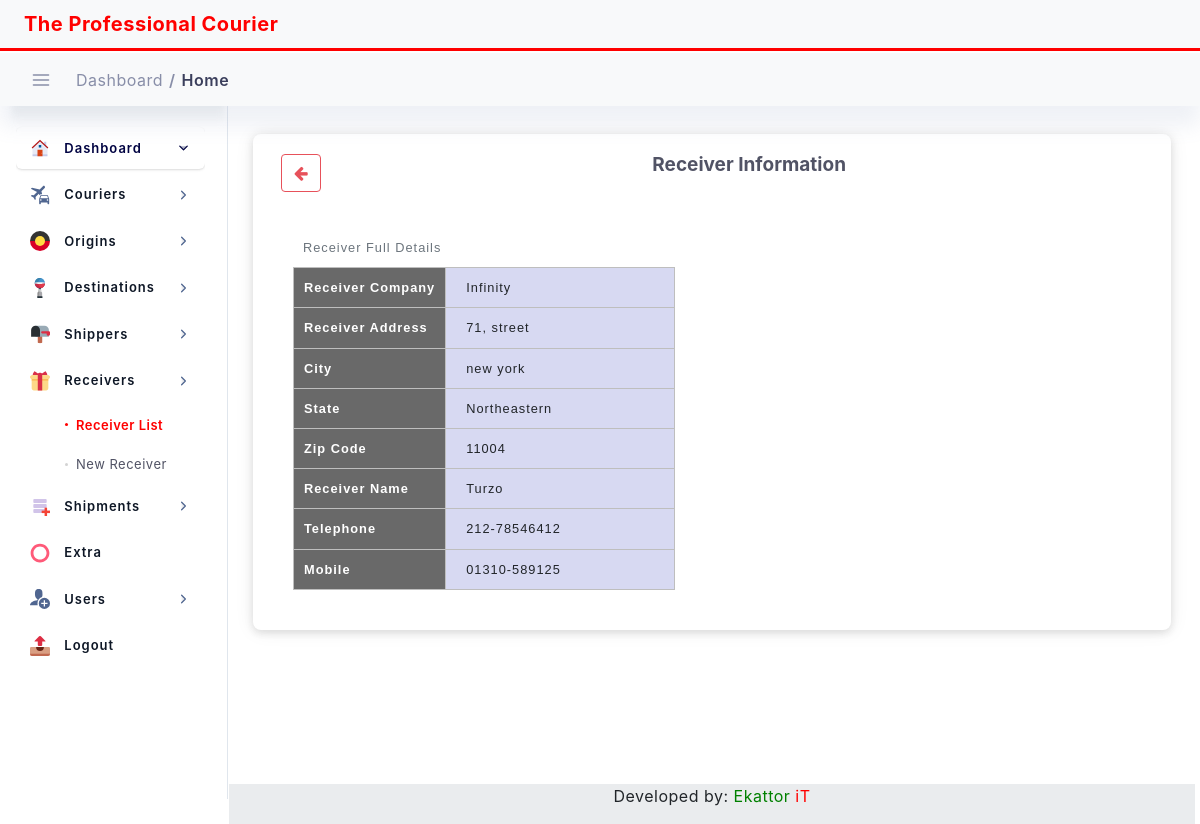
Page /transaction/detail-receiver/R-00001 on the committed database.
### transaction/models.py (models this page shows, shortened)
class Receiver(models.Model):
    created_at = models.DateTimeField(blank=True, null=True, auto_now_add=True)
    updated_at = models.DateTimeField(blank=True, null=True, auto_now=True)
    receiver_code = models.CharField(max_length=20, primary_key=True, default=receiver_code)
    receiver_company = models.CharField(max_length=100)
    receiver_address = models.CharField(max_length=200)
    city = models.CharField(max_length=100)
    state = models.CharField(max_length=100, blank=True, null=True)
    zip = models.CharField(max_length=100)
    receiver_name = models.CharField(max_length=100, blank=True, null=True)
    mobile = models.CharField(max_length=50, blank=True, null=True)
    telephone = models.CharField(max_length=100, blank=True, null=True)
    author = models.ForeignKey(User, on_delete=models.DO_NOTHING, )
    is_active = models.BooleanField(default=True)

### transaction/views.py (the view)
# urls.py: path('detail-receiver/<str:pk>', views.ReceiverDetailView.as_view(), name='detail_receiver'),
class ReceiverDetailView(DetailView):
    model = Receiver
    template_name = 'receiver_detail.html'
    context_object_name = 'receive'
    def get_context_data(self, **kwargs):
        context = super().get_context_data(**kwargs)
        context["title"] = "Receiver Information"
        context["nav_bar"] = "receiver_list"
        return context

### templates/receiver_detail.html (shortened to what this page needs)
{% extends "base.html" %}
{% load static %}
{% block content %}
{% load crispy_forms_tags %}
<div class="container p-4">
    <div class="row">
        <div class="col-lg-12 col-12 layout-spacing">
            <div class="statbox widget box box-shadow">
                <div class="widget-header">
                    <div class="row">
                        <div class="mb-3 col-md-1">
                            <a href="{% url 'all-receivers' %}">
                                <button class="btn btn-outline-danger" type="submit"><i class="fa fa-arrow-left"
                                                                                      aria-hidden="true"></i></button>
                            </a>
                        </div>
                        <div class="mb-3 col-md-11">
                            <center>
                                <h5>{{title}}</h5>
                            </center>
                        </div>
                    </div>
                </div>
                <div class="widget-content widget-content-area">
                    <table>
                        <caption>Receiver Full Details</caption>
                        <tr>
                            <th scope="col">Receiver Company</th>
                            <td scope="row">{{ receive.receiver_company }} </td>
                        </tr>
                        <tr>
                            <th scope="col">Receiver Address</th>
                            <td scope="row">{{ receive.receiver_address }}</td>
                        </tr>
                        <tr>
                            <th scope="col">City</th>
                            <td scope="row">{{ receive.city }}</td>
                        </tr>
                        <tr>
                            <th scope="col">State</th>
                            <td scope="row">{{ receive.state }}</td>
                        </tr>
                         <tr>
                            <th scope="col">Zip Code</th>
                            <td scope="row">{{ receive.zip }}</td>
                        </tr>
                        <tr>
                            <th scope="col">Receiver Name</th>
                            <td scope="row">{{ receive.receiver_name }}</td>
                        </tr>
                        <tr>
                            <th scope="col">Telephone</th>
                            <td scope="row">{{ receive.telephone }}</td>
                        </tr>
                        <tr>
                            <th scope="col">Mobile</th>
                            <td scope="row">{{ receive.mobile }}</td>
                        </tr>
                    </table>
                </div>
            </div>
        </div>
    </div>
</div>
{% endblock content %}

### static/assets/css/dashboard/dash_1.css (style rules this page uses)
.layout-spacing { padding-bottom: 25px; }
.widget { position: relative; padding: 20px; border-radius: 8px; border: none; background: #fff; -webkit-box-shadow: 0 4px 6px 0 rgba(85, 85, 85, 0.08), 0 1px 20px 0 rgba(0, 0, 0, 0.07), 0px 1px 11px 0px rgba(0, 0, 0, 0.07); -moz-box-shadow: 0 4px 6px 0 rgba(85, 85, 85, 0.08), 0 1px 20px 0 rgba(0, 0, 0, 0.07), 0px 1px 11px 0px rgba(0, 0, 0, 0.07); box-shadow: 0 4px 6px 0 rgba(85, 85, 85, 0.08), 0 1px 20px 0 rgba(0, 0, 0, 0.07), 0px 1px 11px 0px rgba(0, 0, 0, 0.07); }
.widget h5 { font-weight: 700; font-size: 19px; letter-spacing: 0px; margin-bottom: 0; color: #515365; }

### static/assets/css/main.css (style rules this page uses)
html { min-height: 100% }
body { color: #888ea8; height: 100%; font-size: 0.875rem; background: #f1f2f3; overflow-x: hidden; overflow-y: auto; letter-spacing: 0.0312rem; font-family: 'Helvetica', sans-serif; }
h1, h2, h3, h4, h5, h6 { color: #3b3f5c; }
a { color: #515365; outline: none; }
.btn { padding: 0.4375rem 1.25rem; text-shadow: none; font-size: 14px; color: #3b3f5c; font-weight: normal; white-space: normal; word-wrap: break-word; transition: .2s ease-out; touch-action: manipulation; cursor: pointer; background-color: #f1f2f3; box-shadow: 0px 5px 20px 0 rgba(0, 0, 0, 0.1); will-change: opacity, transform; transition: all 0.3s ease-out; -webkit-transition: all 0.3s ease-out; }
.btn-outline-danger { border: 1px solid #e7515a !important; color: #e7515a !important; background-color: transparent; box-shadow: none; }
.statbox .widget-content:before, .statbox .widget-content:after { display: table; content: ""; line-height: 0; clear: both }

### static/assets/css/structure.css (style rules this page uses)
html { min-height: 100% }
body { color: #888ea8; height: 100%; font-size: 0.875rem; background: ##f1f2f3; overflow-x: hidden; overflow-y: auto; letter-spacing: 0.0312rem; font-family: 'Helvetica', sans-serif; }
h1, h2, h3, h4, h5, h6 { color: #3b3f5c; }
.widget { padding: 0; margin-top: 0; margin-bottom: 0; border-radius: 6px; -webkit-box-shadow: 0 4px 6px 0 rgba(85, 85, 85, 0.08), 0 1px 20px 0 rgba(0, 0, 0, 0.07), 0px 1px 11px 0px rgba(0, 0, 0, 0.07); -moz-box-shadow: 0 4px 6px 0 rgba(85, 85, 85, 0.08), 0 1px 20px 0 rgba(0, 0, 0, 0.07), 0px 1px 11px 0px rgba(0, 0, 0, 0.07); box-shadow: 0 4px 6px 0 rgba(85, 85, 85, 0.08), 0 1px 20px 0 rgba(0, 0, 0, 0.07), 0px 1px 11px 0px rgba(0, 0, 0, 0.07); }
.layout-spacing { padding-bottom: 40px; }
.widget.box .widget-header { background: #fff; padding: 0px 8px 0px; border-top-right-radius: 6px; border-top-left-radius: 6px; }
.widget .widget-header { border-bottom: 0px solid #f1f2f3; }
.widget .widget-header:before, .widget .widget-header:after { display: table; content: ""; line-height: 0 }
.widget .widget-header:after { clear: both }
.widget-content-area { padding: 20px; position: relative; background-color: #fff; border-bottom-left-radius: 6px; border-bottom-right-radius: 6px; }

### templates/receiver_detail.html (style rules this page uses)
td, th { border: 1px solid rgb(190, 190, 190); padding: 10px; }
td { text-align: left; padding-left: 20px; }
tr:nth-child(even) { background-color: #eee; }
th[scope="col"] { background-color: #696969; color: #fff; width: 40%; }
td[scope="row"] { background-color: #d7d9f2; }
caption { padding: 10px; caption-side: top; }
table { border-collapse: collapse; border: None; letter-spacing: 1px; font-family: sans-serif; font-size: .8rem; }

### rows in the picture
Receiver: receiver_company "Infinity", receiver_address "71, street", city "new york", state "Northeastern", zip "11004", receiver_name "Turzo", telephone "212-78546412", mobile "01310-589125"

### other values in the picture
{{ title }} "Receiver Information"
